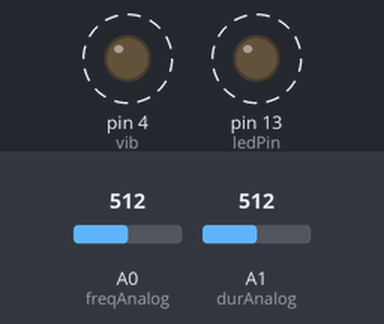
A sketch run on a simulated Arduino Uno, built with avr-gcc and run on an emulated ATmega328P. Shown: output pins drawn as LEDs (lit = HIGH). Dashed ring = blinking. Inputs (shaded band) come from the test bench; at power-on: A0 (freqAnalog) = 512, A1 (durAnalog) = 512.

Above: at 0.5 s.
Timing chart, 0 to 4.8 s (numbered marks = the images above):
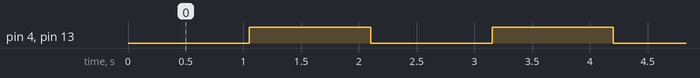

The sketch:

vibrationdemo.ino
```cpp
// constants won't change. Used here to
// set pin numbers:
const int ledPin =  13;      // the number of the LED pin
const int vib = 4;
const int freqAnalog = A0;
const int durAnalog = A1;

// Variables will change:
int ledState = LOW;             // ledState used to set the LED
long previousMillis = 0;        // will store last time LED was updated
int duration = 1000;
int frequency = 1000;

void setup() {
  // set the digital pin as output:
  pinMode(ledPin, OUTPUT);
  pinMode(vib, OUTPUT);
}

void loop()
{
  int inputValue = analogRead(durAnalog);
  duration = map(inputValue, 0,1023, 100, 2000);
  inputValue = analogRead(freqAnalog);
  frequency = map(inputValue, 0, 1023, 100, 2000);
  unsigned long currentMillis = millis();

  if(currentMillis - previousMillis > duration && ledState == HIGH) {
    // save the last time you blinked the LED
    previousMillis = currentMillis;

    // if the LED is off turn it on and vice-versa:

      ledState = LOW;

    // set the LED with the ledState of the variable:
      digitalWrite(ledPin, ledState);
      digitalWrite(vib, ledState);


  } else if (currentMillis - previousMillis > frequency && ledState == LOW) {
    previousMillis = currentMillis;

      ledState = HIGH;
    // set the LED with the ledState of the variable:
      digitalWrite(ledPin, ledState);
      digitalWrite(vib, ledState);
  }
}
```

Measured:
- by itself, pin 4 (vib), pin 13 (ledPin): alternates HIGH for 1.1 s and LOW for 1.1 s
